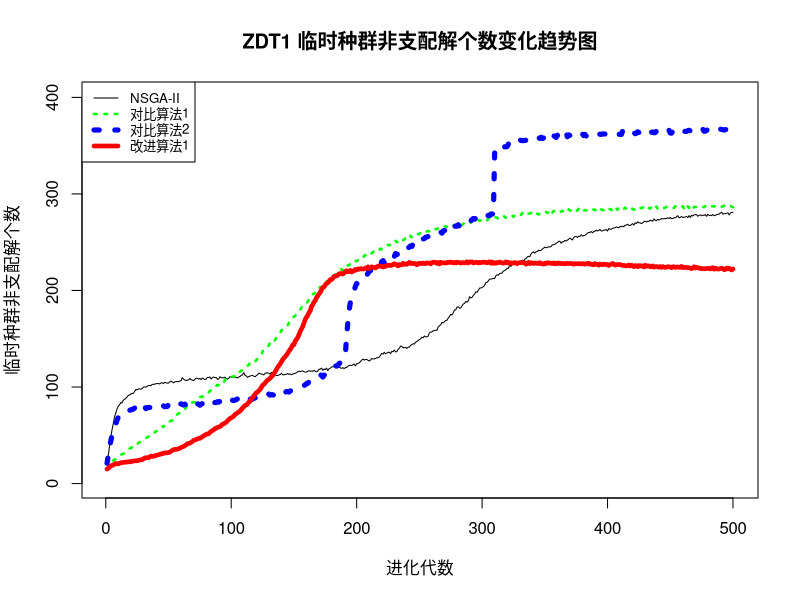

Here is the R script that generated this plot:
a<-read.table('a.txt')
b<-read.table('b.txt')
c<-read.table('c.txt')
d<-read.table('d.txt')

plot(1:500, a$V1, xlab="进化代数", ylab="临时种群非支配解个数", type="l", xlim=c(1, 500), ylim=c(1, 400), main="ZDT1 临时种群非支配解个数变化趋势图")

lines(1:500, b$V1, lty=3, lwd=2.5, col="green")
lines(1:500, c$V1, lty=3, lwd=5, col="blue")
lines(1:500, d$V1, lty=1, lwd=4.5, col="red")

legend.txt<-c("NSGA-II", "对比算法1", "对比算法2", "改进算法1")
legend("topleft", legend=legend.txt, col=c("black", "green", "blue", "red"), lty=c(1, 3, 4, 1), lwd=c(1,2.5,5,4.5), bty="o", cex=0.8)

